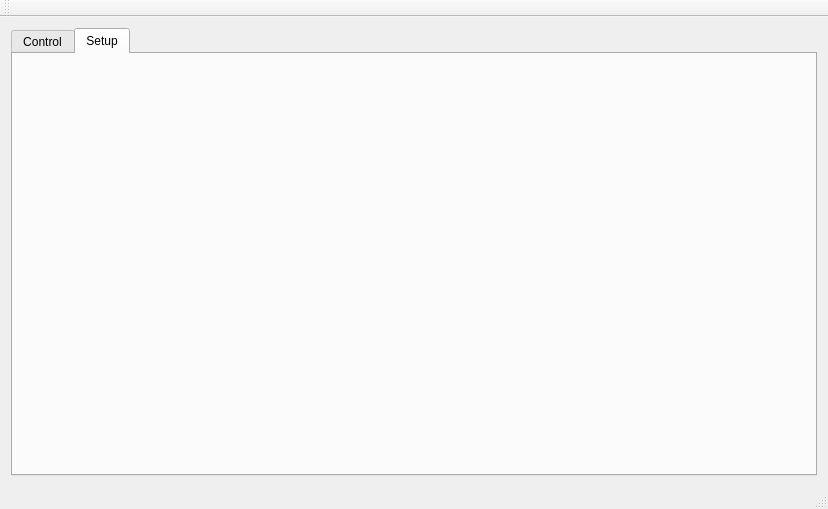
<?xml version="1.0" encoding="UTF-8"?>
<ui version="4.0">
 <class>MainView</class>
 <widget class="QMainWindow" name="MainView">
  <property name="geometry">
   <rect>
    <x>0</x>
    <y>0</y>
    <width>828</width>
    <height>509</height>
   </rect>
  </property>
  <property name="windowTitle">
   <string>MainView</string>
  </property>
  <property name="windowIcon">
   <iconset resource="../vfpresources.qrc">
    <normaloff>:/root/images/images/iconSpritesheet24.svg</normaloff>:/root/images/images/iconSpritesheet24.svg</iconset>
  </property>
  <widget class="QWidget" name="centralWidget">
   <layout class="QHBoxLayout" name="horizontalLayout">
    <item>
     <widget class="QTabWidget" name="tabMainView">
      <property name="tabPosition">
       <enum>QTabWidget::North</enum>
      </property>
      <property name="tabShape">
       <enum>QTabWidget::Rounded</enum>
      </property>
      <property name="currentIndex">
       <number>1</number>
      </property>
      <property name="iconSize">
       <size>
        <width>32</width>
        <height>32</height>
       </size>
      </property>
      <property name="elideMode">
       <enum>Qt::ElideLeft</enum>
      </property>
      <widget class="QWidget" name="tabControl">
       <attribute name="title">
        <string>Control</string>
       </attribute>
      </widget>
      <widget class="QWidget" name="tabSetup">
       <attribute name="title">
        <string>Setup</string>
       </attribute>
       <layout class="QVBoxLayout" name="verticalLayout_2">
        <item>
         <layout class="QVBoxLayout" name="loSetupTab"/>
        </item>
       </layout>
      </widget>
     </widget>
    </item>
   </layout>
  </widget>
  <widget class="QMenuBar" name="menuBar">
   <property name="geometry">
    <rect>
     <x>0</x>
     <y>0</y>
     <width>828</width>
     <height>21</height>
    </rect>
   </property>
  </widget>
  <widget class="QToolBar" name="mainToolBar">
   <attribute name="toolBarArea">
    <enum>TopToolBarArea</enum>
   </attribute>
   <attribute name="toolBarBreak">
    <bool>false</bool>
   </attribute>
  </widget>
  <widget class="QStatusBar" name="statusBar"/>
 </widget>
 <layoutdefault spacing="6" margin="11"/>
 <resources>
  <include location="../vfpresources.qrc"/>
 </resources>
 <connections/>
</ui>
